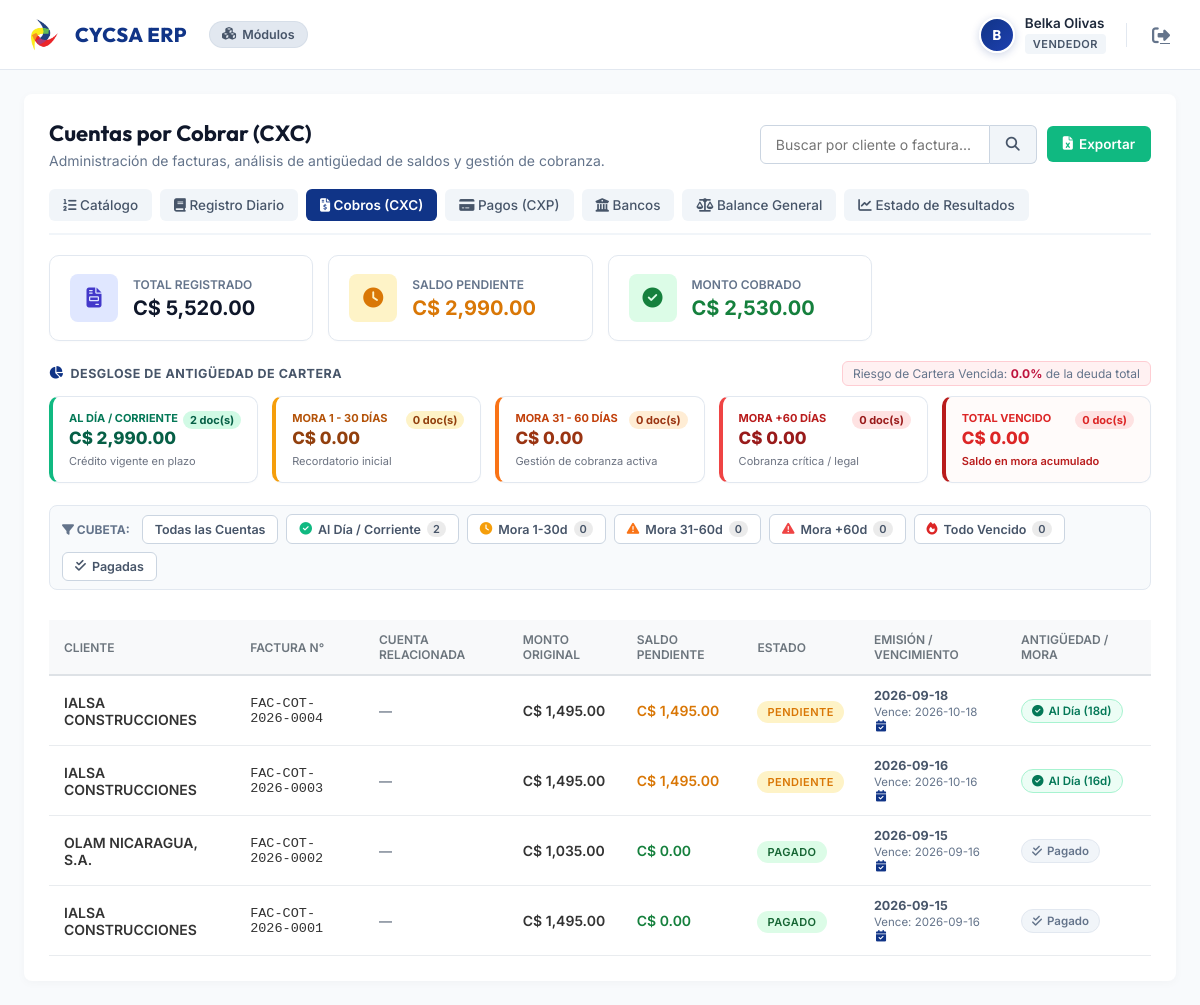
Screenshot of /publico/contabilidad/cxc (signed in) with the database file from the repository.
### tables this page shows
CREATE TABLE `clientes` (
  `id` int(11) NOT NULL AUTO_INCREMENT,
  `tipo_cliente` varchar(50) DEFAULT NULL,
  `codigo_cliente` varchar(50) DEFAULT NULL,
  `nombre_razon_social` varchar(150) NOT NULL,
  `identificacion` varchar(50) DEFAULT NULL COMMENT 'RUC o Cédula',
  `email` varchar(100) DEFAULT NULL,
  `telefono` varchar(20) DEFAULT NULL,
  `direccion` text DEFAULT NULL,
  `activo` tinyint(1) DEFAULT 1,
  `nombre_cliente` varchar(150) DEFAULT NULL,
  `primer_apellido` varchar(100) DEFAULT NULL,
  `segundo_apellido` varchar(100) DEFAULT NULL,
  `sucursal_sede` varchar(100) DEFAULT NULL,
  `clasificacion` varchar(100) DEFAULT NULL,
  `sub_clasificacion` varchar(100) DEFAULT NULL,
  `vendedor` varchar(100) DEFAULT NULL,
  `numero_cedula` varchar(50) DEFAULT NULL,
  `numero_ruc` varchar(50) DEFAULT NULL,
  `contacto` varchar(150) DEFAULT NULL,
  `notas` text DEFAULT NULL,
  `fax` varchar(50) DEFAULT NULL,
  `cuenta_cxc` varchar(100) DEFAULT NULL,
  `cuenta_cxp` varchar(100) DEFAULT NULL,
  `exonerado_impuestos` tinyint(1) DEFAULT 0,
  `cuenta_ingresos_exonerados` varchar(100) DEFAULT NULL,
  `exportacion` tinyint(1) DEFAULT 0,
  `tipo_moneda` tinyint(1) DEFAULT 1,
  `activar_prorroga_credito` tinyint(1) DEFAULT 0,
  `limite_credito` decimal(15,2) DEFAULT 0.00,
  `dias_credito` int(11) DEFAULT 0,
  `facturas_vencidas_permitidas` int(11) DEFAULT 0,
  `descuento_automatico` tinyint(1) DEFAULT 0,
  `porcentaje_descuento` decimal(5,2) DEFAULT 0.00,
  `predeterminado_pos` tinyint(1) DEFAULT 0,
  `facturacion_correo` tinyint(1) DEFAULT 0,
  `contacto_nombre` varchar(100) DEFAULT NULL,
  `contacto_apellido` varchar(100) DEFAULT NULL,
  `contacto_cargo` varchar(100) DEFAULT NULL,
  `contacto_correo` varchar(100) DEFAULT NULL,
  `fecha_registro` timestamp NOT NULL DEFAULT current_timestamp(),
  PRIMARY KEY (`id`)
);

CREATE TABLE `cuentas_por_cobrar` (
  `id` int(11) NOT NULL AUTO_INCREMENT,
  `id_cliente` int(11) DEFAULT NULL,
  `id_cuenta_contable` int(11) DEFAULT NULL,
  `factura_numero` varchar(100) NOT NULL,
  `monto` decimal(14,2) NOT NULL,
  `saldo` decimal(14,2) NOT NULL,
  `estado` enum('Pendiente','Parcial','Pagado','Vencido') NOT NULL DEFAULT 'Pendiente',
  `fecha_emision` date NOT NULL,
  `fecha_vencimiento` date DEFAULT NULL,
  `notas` text DEFAULT NULL,
  `fecha_registro` timestamp NOT NULL DEFAULT current_timestamp(),
  PRIMARY KEY (`id`),
  KEY `fk_cxc_cliente` (`id_cliente`),
  KEY `fk_cxc_cuenta_contable` (`id_cuenta_contable`),
  CONSTRAINT `fk_cxc_cliente` FOREIGN KEY (`id_cliente`) REFERENCES `clientes` (`id`) ON DELETE SET NULL ON UPDATE CASCADE,
  CONSTRAINT `fk_cxc_cuenta_contable` FOREIGN KEY (`id_cuenta_contable`) REFERENCES `cuentas_contables` (`id`) ON DELETE SET NULL ON UPDATE CASCADE
);

### app/Modulos/Contabilidad/Vistas/cxc.php (the view, shortened to what the rows shown need)
<?php
$filtroAntiguedad = $filtroAntiguedad ?? 'todas';
?>
<div style="background: white; padding: 25px; border-radius: 8px; box-shadow: 0 2px 10px rgba(0,0,0,0.03);">
    <div class="header-flex" style="margin-bottom: 20px;">
        <div>
            <h2 style="margin: 0; color: #0f172a; font-family: 'Outfit', sans-serif; font-size: 22px; font-weight: 700;">Cuentas por Cobrar (CXC)</h2>
        </div>
    </div>
    <div style="margin-bottom: 22px;">
        <div class="aging-grid">
            <div class="aging-card corriente">
                <div style="display: flex; justify-content: space-between; align-items: flex-start;">
                    <div>
                        <div style="font-size: 11px; font-weight: 700; text-transform: uppercase; color: #047857;">Al Día / Corriente</div>
                        <div style="font-size: 17px; font-weight: 800; color: #065f46; margin-top: 3px;">C$ <?= number_format($resumenAntiguedad['total_corriente'] ?? 0, 2, '.', ',') ?></div>
                    </div>
                    <span style="background: #d1fae5; color: #065f46; font-size: 11px; font-weight: 700; padding: 2px 7px; border-radius: 12px;">
                        <?= (int)($resumenAntiguedad['cant_corriente'] ?? 0) ?> doc(s)
                    </span>
                </div>
            </div>
        </div>
    </div>
    <div class="aging-filter-bar">
        <a href="?q=<?= urlencode($busqueda ?? '') ?>&antiguedad=corriente" class="aging-filter-chip <?= ($filtroAntiguedad === 'corriente') ? 'active' : '' ?>">
            <i class="fa-solid fa-circle-check" style="color: #10b981;"></i> Al Día / Corriente
            <span class="chip-count"><?= (int)($resumenAntiguedad['cant_corriente'] ?? 0) ?></span>
        </a>
    </div>
    <div style="overflow-x: auto;">
        <table class="tabla-cycsa">
            <thead>
                <tr>
                    <th>Cliente</th>
                    <th>Factura N°</th>
                    <th>Cuenta Relacionada</th>
                    <th>Monto Original</th>
                    <th>Saldo Pendiente</th>
                    <th>Estado</th>
                    <th>Emisión / Vencimiento</th>
                    <th>Antigüedad / Mora</th>
                </tr>
            </thead>
            <tbody>
                <?php foreach ($cxcList as $cxc):
                    $estClass = 'badge-pendiente';
                    if ($cxc['estado'] === 'Parcial') $estClass = 'badge-parcial';
                    elseif ($cxc['estado'] === 'Pagado') $estClass = 'badge-pagado';
                    elseif ($cxc['estado'] === 'Vencido') $estClass = 'badge-vencido';
                ?>
                <tr>
                    <td style="font-weight: 600;"><?= htmlspecialchars($cxc['cliente_nombre'] ?? 'Cliente Desconocido', ENT_QUOTES, 'UTF-8') ?></td>
                    <td style="font-family: monospace; font-size: 13.5px;"><?= htmlspecialchars($cxc['factura_numero'], ENT_QUOTES, 'UTF-8') ?></td>
                    <td style="font-size: 13px; color: #475569;">
                        <?= $cxc['cuenta_codigo'] ? htmlspecialchars($cxc['cuenta_codigo'] . ' - ' . $cxc['cuenta_nombre'], ENT_QUOTES, 'UTF-8') : '—' ?>
                    </td>
                    <td style="font-weight: 600;">C$ <?= number_format($cxc['monto'], 2, '.', ',') ?></td>
                    <td style="font-weight: 600; color: <?= $cxc['saldo'] > 0 ? '#d97706' : '#15803d' ?>;">
                        C$ <?= number_format($cxc['saldo'], 2, '.', ',') ?>
                    </td>
                    <td>
                        <span class="badge-estado <?= $estClass ?>"><?= htmlspecialchars($cxc['estado'], ENT_QUOTES, 'UTF-8') ?></span>
                    </td>
                    <td style="font-size: 12.5px; color: #475569;">
                        <div><strong><?= htmlspecialchars($cxc['fecha_emision'], ENT_QUOTES, 'UTF-8') ?></strong></div>
                        <div style="color: #64748b; font-size: 11.5px; margin-top: 2px;">
                            Vence: <?= htmlspecialchars($cxc['fecha_vencimiento_calculada'] ?? ($cxc['fecha_vencimiento'] ?? '—'), ENT_QUOTES, 'UTF-8') ?>
                            <?php if (!empty($cxc['tiene_vencimiento_explicito'])): ?>
                                <span title="Fecha de vencimiento establecida contractualmente" style="color: var(--cycsa-azul); margin-left: 2px;"><i class="fa-solid fa-calendar-check"></i></span>
                            <?php else: ?>
                                <span title="Plazo estimado comercial a 30 días" style="color: #94a3b8; margin-left: 2px;"><i class="fa-regular fa-calendar"></i></span>
                            <?php endif; ?>
                        </div>
                    </td>
                    <td>
                        <span class="badge-ant <?= htmlspecialchars($cxc['antiguedad_badge_class'] ?? 'badge-ant-corriente', ENT_QUOTES, 'UTF-8') ?>">
                            <i class="<?= htmlspecialchars($cxc['antiguedad_icono'] ?? 'fa-solid fa-circle-check', ENT_QUOTES, 'UTF-8') ?>"></i>
                            <?= htmlspecialchars($cxc['antiguedad_label'] ?? 'Al Día', ENT_QUOTES, 'UTF-8') ?>
                        </span>
                    </td>
                </tr>
                <?php endforeach; ?>
            </tbody>
        </table>
    </div>
</div>

### rows the page displays
clientes: tipo_moneda "2"
cuentas_por_cobrar: id_cliente.nombre_razon_social "IALSA CONSTRUCCIONES", factura_numero "FAC-COT-2026-0004", monto "1,495.00", saldo "1,495.00", estado "PENDIENTE", fecha_emision "2026-09-18", fecha_vencimiento "2026-10-18", antiguedad_label "Al Día (18d)"
cuentas_por_cobrar: id_cliente.nombre_razon_social "IALSA CONSTRUCCIONES", factura_numero "FAC-COT-2026-0003", monto "1,495.00", saldo "1,495.00", estado "PENDIENTE", fecha_emision "2026-09-16", fecha_vencimiento "2026-10-16", antiguedad_label "Al Día (16d)"
cuentas_por_cobrar: id_cliente.nombre_razon_social "OLAM NICARAGUA, S.A.", factura_numero "FAC-COT-2026-0002", monto "1,035.00", saldo "0.00", estado "PAGADO", fecha_emision "2026-09-15", fecha_vencimiento "2026-09-16", estado "Pagado"
cuentas_por_cobrar: id_cliente.nombre_razon_social "IALSA CONSTRUCCIONES", factura_numero "FAC-COT-2026-0001", monto "1,495.00", saldo "0.00", estado "PAGADO", fecha_emision "2026-09-15", fecha_vencimiento "2026-09-16", estado "Pagado"

### other values shown
substr($_SESSION['usuario_nombre'] ?? 'U', 0, 1) "B"
$_SESSION['usuario_nombre'] "Belka Olivas"
$totalRegistrado "5,520.00"
$totalPendiente "2,990.00"
$totalCobrado "2,530.00"
$porcentajeVencido "0.0"
$resumenAntiguedad['total_corriente'] "2,990.00"
$resumenAntiguedad['total_mora_1_30'] "0.00"
$resumenAntiguedad['cant_1_30'] "0"
$resumenAntiguedad['total_mora_31_60'] "0.00"
$resumenAntiguedad['cant_31_60'] "0"
$resumenAntiguedad['total_mora_mas_60'] "0.00"
$resumenAntiguedad['cant_mas_60'] "0"
$totalVencido "0.00"
$resumenAntiguedad['cant_vencido'] "0"
